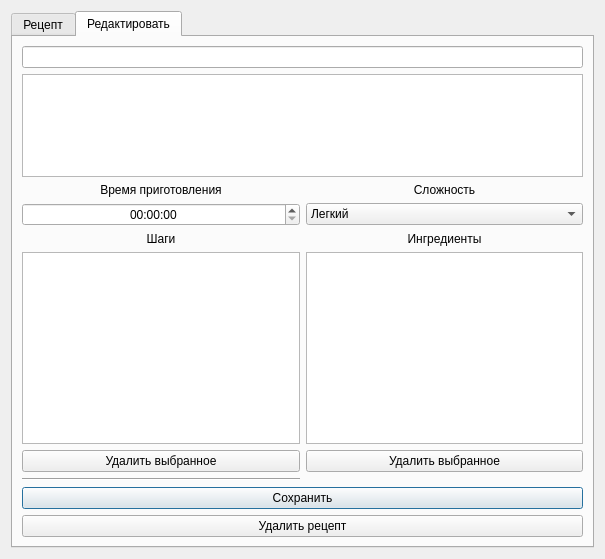
<?xml version="1.0" encoding="UTF-8"?>
<ui version="4.0">
 <class>Dialog</class>
 <widget class="QDialog" name="Dialog">
  <property name="geometry">
   <rect>
    <x>0</x>
    <y>0</y>
    <width>605</width>
    <height>559</height>
   </rect>
  </property>
  <property name="windowTitle">
   <string>Dialog</string>
  </property>
  <layout class="QHBoxLayout" name="horizontalLayout">
   <item>
    <widget class="QTabWidget" name="tabWidget">
     <property name="currentIndex">
      <number>1</number>
     </property>
     <widget class="QWidget" name="tab">
      <attribute name="title">
       <string>Рецепт</string>
      </attribute>
      <layout class="QVBoxLayout" name="verticalLayout">
       <item>
        <layout class="QGridLayout" name="gridLayout">
         <item row="5" column="0">
          <widget class="QTableWidget" name="ingredients_view">
           <property name="verticalScrollBarPolicy">
            <enum>Qt::ScrollBarAlwaysOff</enum>
           </property>
           <property name="horizontalScrollBarPolicy">
            <enum>Qt::ScrollBarAlwaysOff</enum>
           </property>
           <property name="sizeAdjustPolicy">
            <enum>QAbstractScrollArea::AdjustToContents</enum>
           </property>
          </widget>
         </item>
         <item row="6" column="0">
          <widget class="QLabel" name="label_2">
           <property name="styleSheet">
            <string notr="true">font-weight: bold;</string>
           </property>
           <property name="text">
            <string>Шаги приготовления</string>
           </property>
           <property name="alignment">
            <set>Qt::AlignBottom|Qt::AlignHCenter</set>
           </property>
          </widget>
         </item>
         <item row="1" column="0">
          <widget class="QLabel" name="time_label">
           <property name="styleSheet">
            <string notr="true">font-weight: bold;</string>
           </property>
           <property name="text">
            <string>Время готовки: </string>
           </property>
           <property name="alignment">
            <set>Qt::AlignCenter</set>
           </property>
          </widget>
         </item>
         <item row="4" column="0">
          <widget class="QLabel" name="label">
           <property name="styleSheet">
            <string notr="true">font-weight: bold;</string>
           </property>
           <property name="text">
            <string>Ингредиенты</string>
           </property>
           <property name="alignment">
            <set>Qt::AlignBottom|Qt::AlignHCenter</set>
           </property>
          </widget>
         </item>
         <item row="0" column="0" colspan="2">
          <widget class="QLabel" name="title_label">
           <property name="styleSheet">
            <string notr="true">font-weight: bold; font-size: 18px;</string>
           </property>
           <property name="text">
            <string>Название</string>
           </property>
           <property name="alignment">
            <set>Qt::AlignCenter</set>
           </property>
          </widget>
         </item>
         <item row="2" column="0">
          <widget class="QTextBrowser" name="summary_label">
           <property name="sizeAdjustPolicy">
            <enum>QAbstractScrollArea::AdjustToContents</enum>
           </property>
          </widget>
         </item>
         <item row="7" column="0">
          <widget class="QListWidget" name="steps_list">
           <property name="verticalScrollBarPolicy">
            <enum>Qt::ScrollBarAlwaysOff</enum>
           </property>
           <property name="horizontalScrollBarPolicy">
            <enum>Qt::ScrollBarAlwaysOff</enum>
           </property>
           <property name="sizeAdjustPolicy">
            <enum>QAbstractScrollArea::AdjustIgnored</enum>
           </property>
          </widget>
         </item>
         <item row="3" column="0">
          <widget class="Line" name="line">
           <property name="orientation">
            <enum>Qt::Horizontal</enum>
           </property>
          </widget>
         </item>
        </layout>
       </item>
      </layout>
     </widget>
     <widget class="QWidget" name="tab_2">
      <attribute name="title">
       <string>Редактировать</string>
      </attribute>
      <layout class="QVBoxLayout" name="verticalLayout_2">
       <item>
        <layout class="QGridLayout" name="gridLayout_2">
         <item row="2" column="0">
          <widget class="QLabel" name="label_5">
           <property name="text">
            <string>Время приготовления</string>
           </property>
           <property name="alignment">
            <set>Qt::AlignBottom|Qt::AlignHCenter</set>
           </property>
          </widget>
         </item>
         <item row="2" column="1">
          <widget class="QLabel" name="label_6">
           <property name="text">
            <string>Сложность</string>
           </property>
           <property name="alignment">
            <set>Qt::AlignBottom|Qt::AlignHCenter</set>
           </property>
          </widget>
         </item>
         <item row="5" column="0">
          <widget class="QListWidget" name="steps_edit">
           <property name="verticalScrollBarPolicy">
            <enum>Qt::ScrollBarAlwaysOff</enum>
           </property>
           <property name="horizontalScrollBarPolicy">
            <enum>Qt::ScrollBarAlwaysOff</enum>
           </property>
           <property name="sizeAdjustPolicy">
            <enum>QAbstractScrollArea::AdjustIgnored</enum>
           </property>
          </widget>
         </item>
         <item row="5" column="1">
          <widget class="QListWidget" name="ingredients_edit">
           <property name="verticalScrollBarPolicy">
            <enum>Qt::ScrollBarAlwaysOff</enum>
           </property>
           <property name="horizontalScrollBarPolicy">
            <enum>Qt::ScrollBarAlwaysOff</enum>
           </property>
           <property name="sizeAdjustPolicy">
            <enum>QAbstractScrollArea::AdjustIgnored</enum>
           </property>
          </widget>
         </item>
         <item row="4" column="0">
          <widget class="QLabel" name="label_3">
           <property name="text">
            <string>Шаги</string>
           </property>
           <property name="alignment">
            <set>Qt::AlignBottom|Qt::AlignHCenter</set>
           </property>
          </widget>
         </item>
         <item row="3" column="1">
          <widget class="QComboBox" name="difficult_edit">
           <property name="cursor">
            <cursorShape>PointingHandCursor</cursorShape>
           </property>
           <item>
            <property name="text">
             <string>Легкий</string>
            </property>
           </item>
           <item>
            <property name="text">
             <string>Средний</string>
            </property>
           </item>
           <item>
            <property name="text">
             <string>Тяжелый</string>
            </property>
           </item>
          </widget>
         </item>
         <item row="4" column="1">
          <widget class="QLabel" name="label_4">
           <property name="text">
            <string>Ингредиенты</string>
           </property>
           <property name="alignment">
            <set>Qt::AlignBottom|Qt::AlignHCenter</set>
           </property>
          </widget>
         </item>
         <item row="9" column="0" colspan="2">
          <widget class="QPushButton" name="save_recipe_btn">
           <property name="cursor">
            <cursorShape>PointingHandCursor</cursorShape>
           </property>
           <property name="text">
            <string>Сохранить</string>
           </property>
          </widget>
         </item>
         <item row="1" column="0" colspan="2">
          <widget class="QTextEdit" name="summary_edit">
           <property name="cursor" stdset="0">
            <cursorShape>IBeamCursor</cursorShape>
           </property>
           <property name="layoutDirection">
            <enum>Qt::LeftToRight</enum>
           </property>
           <property name="sizeAdjustPolicy">
            <enum>QAbstractScrollArea::AdjustToContents</enum>
           </property>
          </widget>
         </item>
         <item row="3" column="0">
          <widget class="QTimeEdit" name="time_edit">
           <property name="cursor">
            <cursorShape>IBeamCursor</cursorShape>
           </property>
           <property name="alignment">
            <set>Qt::AlignCenter</set>
           </property>
          </widget>
         </item>
         <item row="7" column="0">
          <widget class="QPushButton" name="del_steps_btn">
           <property name="text">
            <string>Удалить выбранное</string>
           </property>
          </widget>
         </item>
         <item row="0" column="0" colspan="2">
          <widget class="QLineEdit" name="title_edit">
           <property name="alignment">
            <set>Qt::AlignCenter</set>
           </property>
          </widget>
         </item>
         <item row="7" column="1">
          <widget class="QPushButton" name="del_ingredients_btn">
           <property name="text">
            <string>Удалить выбранное</string>
           </property>
          </widget>
         </item>
         <item row="10" column="0" colspan="2">
          <widget class="QPushButton" name="del_recipe_btn">
           <property name="cursor">
            <cursorShape>PointingHandCursor</cursorShape>
           </property>
           <property name="text">
            <string>Удалить рецепт</string>
           </property>
          </widget>
         </item>
         <item row="8" column="0">
          <widget class="Line" name="line_2">
           <property name="orientation">
            <enum>Qt::Horizontal</enum>
           </property>
          </widget>
         </item>
        </layout>
       </item>
      </layout>
     </widget>
    </widget>
   </item>
  </layout>
 </widget>
 <resources/>
 <connections/>
</ui>
